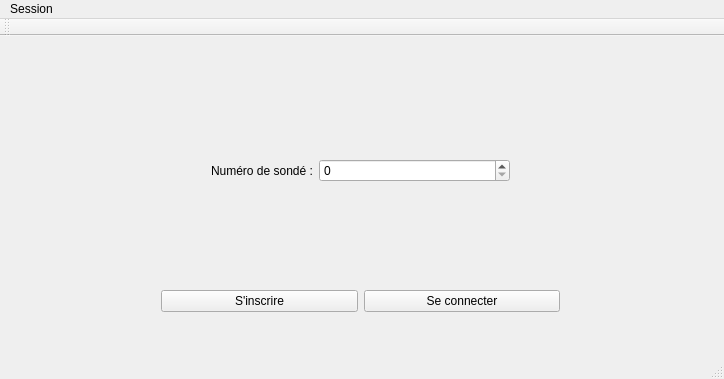
<?xml version="1.0" encoding="UTF-8"?>
<ui version="4.0">
 <class>MainWindow</class>
 <widget class="QMainWindow" name="MainWindow">
  <property name="geometry">
   <rect>
    <x>0</x>
    <y>0</y>
    <width>724</width>
    <height>379</height>
   </rect>
  </property>
  <property name="windowTitle">
   <string>Sondage</string>
  </property>
  <widget class="QWidget" name="centralWidget">
   <widget class="QWidget" name="verticalLayoutWidget">
    <property name="geometry">
     <rect>
      <x>0</x>
      <y>10</y>
      <width>721</width>
      <height>301</height>
     </rect>
    </property>
    <layout class="QVBoxLayout" name="verticalLayout_2">
     <item>
      <spacer name="verticalSpacer_2">
       <property name="orientation">
        <enum>Qt::Vertical</enum>
       </property>
       <property name="sizeType">
        <enum>QSizePolicy::Fixed</enum>
       </property>
       <property name="sizeHint" stdset="0">
        <size>
         <width>40</width>
         <height>80</height>
        </size>
       </property>
      </spacer>
     </item>
     <item>
      <layout class="QHBoxLayout" name="horizontalLayout_3">
       <item>
        <spacer name="horizontalSpacer_3">
         <property name="orientation">
          <enum>Qt::Horizontal</enum>
         </property>
         <property name="sizeType">
          <enum>QSizePolicy::Fixed</enum>
         </property>
         <property name="sizeHint" stdset="0">
          <size>
           <width>200</width>
           <height>20</height>
          </size>
         </property>
        </spacer>
       </item>
       <item>
        <widget class="QLabel" name="label">
         <property name="sizePolicy">
          <sizepolicy hsizetype="Fixed" vsizetype="Preferred">
           <horstretch>0</horstretch>
           <verstretch>0</verstretch>
          </sizepolicy>
         </property>
         <property name="text">
          <string>Numéro de sondé :</string>
         </property>
        </widget>
       </item>
       <item>
        <widget class="QSpinBox" name="spinBox">
         <property name="maximum">
          <number>999999999</number>
         </property>
         <property name="singleStep">
          <number>100</number>
         </property>
        </widget>
       </item>
       <item>
        <spacer name="horizontalSpacer_4">
         <property name="orientation">
          <enum>Qt::Horizontal</enum>
         </property>
         <property name="sizeType">
          <enum>QSizePolicy::Fixed</enum>
         </property>
         <property name="sizeHint" stdset="0">
          <size>
           <width>200</width>
           <height>20</height>
          </size>
         </property>
        </spacer>
       </item>
      </layout>
     </item>
     <item>
      <spacer name="verticalSpacer">
       <property name="orientation">
        <enum>Qt::Vertical</enum>
       </property>
       <property name="sizeType">
        <enum>QSizePolicy::Fixed</enum>
       </property>
       <property name="sizeHint" stdset="0">
        <size>
         <width>40</width>
         <height>80</height>
        </size>
       </property>
      </spacer>
     </item>
     <item>
      <layout class="QHBoxLayout" name="horizontalLayout_4">
       <item>
        <spacer name="horizontalSpacer_2">
         <property name="orientation">
          <enum>Qt::Horizontal</enum>
         </property>
         <property name="sizeType">
          <enum>QSizePolicy::Fixed</enum>
         </property>
         <property name="sizeHint" stdset="0">
          <size>
           <width>150</width>
           <height>20</height>
          </size>
         </property>
        </spacer>
       </item>
       <item>
        <widget class="QPushButton" name="pushButton_2">
         <property name="text">
          <string>S'inscrire</string>
         </property>
        </widget>
       </item>
       <item>
        <widget class="QPushButton" name="pushButton">
         <property name="text">
          <string>Se connecter</string>
         </property>
        </widget>
       </item>
       <item>
        <spacer name="horizontalSpacer">
         <property name="orientation">
          <enum>Qt::Horizontal</enum>
         </property>
         <property name="sizeType">
          <enum>QSizePolicy::Fixed</enum>
         </property>
         <property name="sizeHint" stdset="0">
          <size>
           <width>150</width>
           <height>20</height>
          </size>
         </property>
        </spacer>
       </item>
      </layout>
     </item>
    </layout>
   </widget>
  </widget>
  <widget class="QMenuBar" name="menuBar">
   <property name="geometry">
    <rect>
     <x>0</x>
     <y>0</y>
     <width>724</width>
     <height>26</height>
    </rect>
   </property>
   <widget class="QMenu" name="menuQuitter">
    <property name="title">
     <string>Session</string>
    </property>
    <addaction name="actionD_connexion"/>
    <addaction name="separator"/>
    <addaction name="actionQuitter"/>
   </widget>
   <addaction name="menuQuitter"/>
  </widget>
  <widget class="QToolBar" name="mainToolBar">
   <attribute name="toolBarArea">
    <enum>TopToolBarArea</enum>
   </attribute>
   <attribute name="toolBarBreak">
    <bool>false</bool>
   </attribute>
  </widget>
  <widget class="QStatusBar" name="statusBar"/>
  <action name="actionD_connexion">
   <property name="text">
    <string>Se déconnecter</string>
   </property>
  </action>
  <action name="actionQuitter">
   <property name="text">
    <string>Quitter</string>
   </property>
   <property name="shortcut">
    <string>Ctrl+Q</string>
   </property>
  </action>
 </widget>
 <layoutdefault spacing="6" margin="11"/>
 <resources/>
 <connections/>
</ui>
